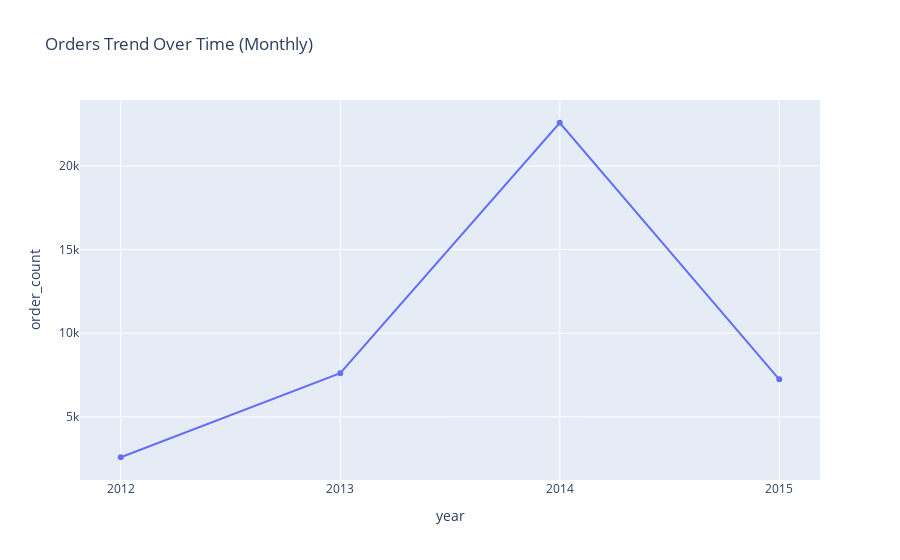

Notebook code for this chart:
### Markdown cell above
* Compares products based on their refund rate (refunds ÷ total orders).
* The Birthday Sugar Panda has the highest refund rate, making it the most problematic product.
* The Hudson River Mini Bear has the lowest refund rate, indicating better customer satisfaction.

### Code cell
df["year"] = df["created_at_y"].dt.to_period("Y").astype(str)
orders_over_time = (df.groupby("year").size().reset_index(name="order_count"))
import plotly.express as px
px.line(orders_over_time,x="year",y="order_count",title="Orders Trend Over Time (Monthly)",markers=True).show()

### Figure 1 — Plotly figure (JSON) as saved in the notebook; plotly's stock layout.template omitted (floating-point values rounded to 4 significant figures)
{"data": [{"hovertemplate": "year=%{x}<br>order_count=%{y}<extra></extra>", "legendgroup": "", "line": {"color": "#636efa", "dash": "solid"}, "marker": {"symbol": "circle"}, "mode": "lines+markers", "name": "", "orientation": "v", "showlegend": false, "type": "scatter", "x": ["2012", "2013", "2014", "2015"], "xaxis": "x", "y": [2586, 7613, 22581, 7245], "yaxis": "y"}], "layout": {"legend": {"tracegroupgap": 0}, "title": {"text": "Orders Trend Over Time (Monthly)"}, "xaxis": {"anchor": "y", "domain": [0, 1], "title": {"text": "year"}}, "yaxis": {"anchor": "x", "domain": [0, 1], "title": {"text": "order_count"}}}}
